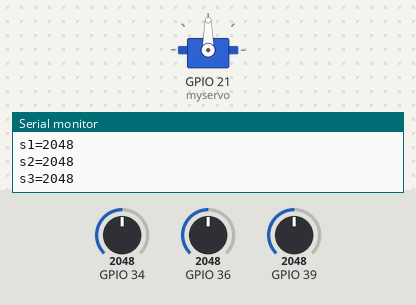
Bench run of a sketch on a simulated ESP32. Parts: servo, the last lines printed to the serial monitor. The test bench sets the inputs (shaded band); at power-on: GPIO 36 = 2048, GPIO 34 = 2048, GPIO 39 = 2048. WiFi joins after 1.5 s; servers stay silent unless stated.

Above: at 3.0 s.
3.1 s: GPIO 36 set to 4095
At 5.0 s:
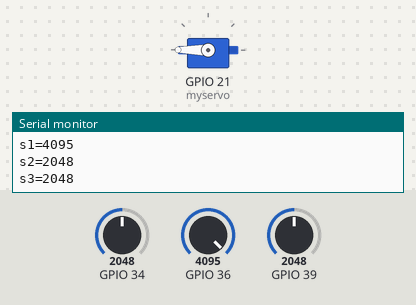
5.3 s: GPIO 36 set to 3603
At 6.6 s:
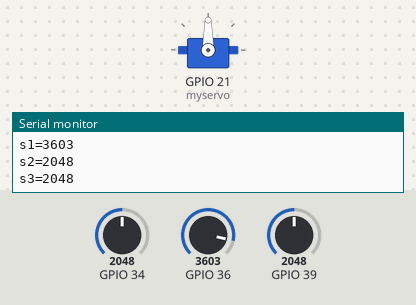
Timing chart, 0 to 8.3 s (numbered marks = the images above; inputs shaded):
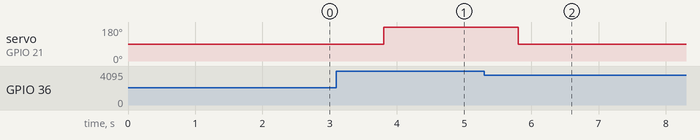

Measured:
- after the input at 3.1 s, servo on GPIO 21 (myservo): 90° → 180° after 0.71 s
- after the input at 5.3 s, servo on GPIO 21 (myservo): 180° → 90° after 0.51 s

The sketch:

Smart_Parking_IR_Sensor_Blynk_final.ino
```cpp
#define BLYNK_PRINT Serial
//#define BLYNK_TEMPLATE_ID "**************"      //Paste your credentials here
//#define BLYNK_DEVICE_NAME "*****************************"  //Paste your credentials here
#define BLYNK_TEMPLATE_ID "TMPL5V4VXoZS"
#define BLYNK_DEVICE_NAME "IoT Parking Assistance System"
//#define BLYNK_AUTH_TOKEN ofnm65C_KFcMMT9fMuzePOOSMhwLb93i
#include <WiFi.h>
#include <WiFiClient.h>
#include <BlynkSimpleEsp32.h>

char auth[] = "ofnm65C_KFcMMT9fMuzePOOSMhwLb93i";//Paste auth token you copied
// Your WiFi credentials.
// Set password to "" for open networks.
char ssid[] = "IOTlab";///Enter your wifi name
char pass[] = "iotlab@p202";// Enter wifi password

BlynkTimer timer;

#include <Servo.h>

Servo myservo;  // create servo object to control a servo
// twelve servo objects can be created on most boards

int pos = 0;    // variable to store the servo position
void sendSensor()
{
  int s1=analogRead(36);
  int s2=analogRead(39);
  int s3=analogRead(34);
  Serial.print("s1=");
  Serial.println(s1);
  Serial.print("s2=");
  Serial.println(s2);
  Serial.print("s3=");
  Serial.println(s3);
   Blynk.virtualWrite(V1, s2); // select your virtual pins accordingly
  Blynk.virtualWrite(V0, s1); // select your virtual pins accordingly
    Blynk.virtualWrite(V2, s3); // select your virtual pins accordingly
 if(s1==4095)
   { myservo.write(180);              // tell servo to go to position in variable 'pos'
    delay(2000);                       // waits 15ms for the servo to reach the position
   }

   else{
    myservo.write(90);
    delay(1000);
    }
    if (s1==4095 && s2 <= 20 && s3 == 4095)
    {
    Serial.println("Parking LOT -1 Occupied");
    Serial.println("Parking LOT -2 Free");

      }
      else if(s1==4095 && s2 == 4095 && s3 <= 20)
        {
        Serial.println("Parking LOT -1 Free");
        Serial.println("Parking LOT -2 Occupied");
  }
  else if(s1==4095 && s2==4095 && s3==4095)
        {
        Serial.println("All Parking lots are available");

  }
   else if(s1==4095 && s2<20 && s3<20)
        {
        Serial.println("Parking Full Move to Next Basement");

  }
  // You can send any value at any time.
  // Please don't send more that 10 values per second.


}


void setup() {
  myservo.attach(21);  // attaches the servo on pin 13 to the servo object
  //pinMode(36,INPUT);
  Serial.begin(9600);
  Blynk.begin(auth, ssid, pass);
  timer.setInterval(1000L, sendSensor);
}


void loop() {
  Blynk.run();
  timer.run();
}
```
